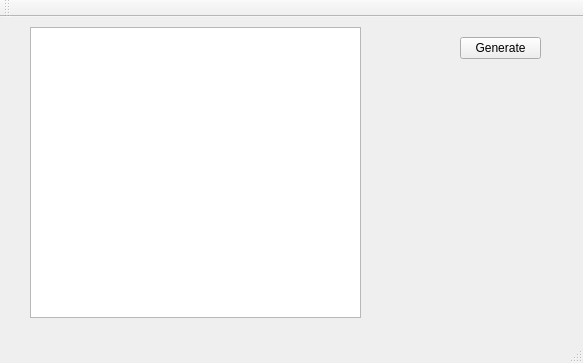
<?xml version="1.0" encoding="UTF-8"?>
<ui version="4.0">
 <class>MainWindow</class>
 <widget class="QMainWindow" name="MainWindow">
  <property name="geometry">
   <rect>
    <x>0</x>
    <y>0</y>
    <width>583</width>
    <height>363</height>
   </rect>
  </property>
  <property name="windowTitle">
   <string>MainWindow</string>
  </property>
  <widget class="QWidget" name="centralWidget">
   <widget class="QPushButton" name="pushButton">
    <property name="geometry">
     <rect>
      <x>460</x>
      <y>20</y>
      <width>81</width>
      <height>22</height>
     </rect>
    </property>
    <property name="text">
     <string>Generate</string>
    </property>
   </widget>
   <widget class="QGraphicsView" name="graphicsView">
    <property name="geometry">
     <rect>
      <x>30</x>
      <y>10</y>
      <width>331</width>
      <height>291</height>
     </rect>
    </property>
   </widget>
  </widget>
  <widget class="QMenuBar" name="menuBar">
   <property name="geometry">
    <rect>
     <x>0</x>
     <y>0</y>
     <width>583</width>
     <height>19</height>
    </rect>
   </property>
  </widget>
  <widget class="QToolBar" name="mainToolBar">
   <attribute name="toolBarArea">
    <enum>TopToolBarArea</enum>
   </attribute>
   <attribute name="toolBarBreak">
    <bool>false</bool>
   </attribute>
  </widget>
  <widget class="QStatusBar" name="statusBar"/>
 </widget>
 <layoutdefault spacing="6" margin="11"/>
 <resources/>
 <connections/>
</ui>
